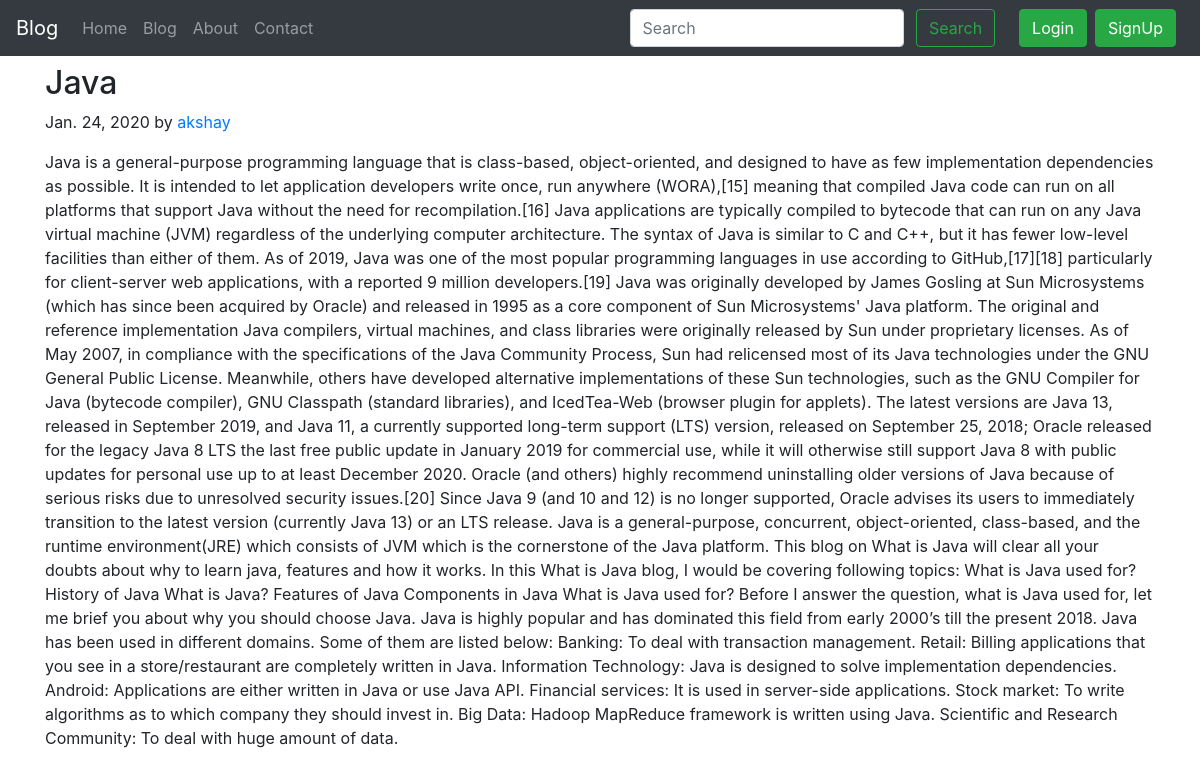
Screenshot of /blog/ash with the database file from the repository.
### blog/models.py (models this page shows)
class Post(models.Model):
    sno=models.AutoField(primary_key=True)
    title=models.CharField(max_length=255,default='')
    author=models.CharField(max_length=255,default='')
    content=models.TextField(max_length=10000)
    slug=models.CharField(max_length=255,default='')
    timestamp =models.DateField(blank=True)
    def __str__(self):
        return self.title + "by" + self.author

### blog/views.py (the view)
# urls.py: path('<str:slug>', views.blogPost,name='blogpost'),
def blogPost(request,slug):
    post=Post.objects.filter(slug=slug).first()
    print(post)
    context={'post':post}
    return render(request, 'blog/blogPost.html',context)

### templates/blog/blogPost.html (shortened to what this page needs)
{% extends 'base.html' %}
{% block body %}
<div class="container my-2">
        <h2 class="blog-post-title">{{post.title}}</h2>
        <p class="blog-post-meta">{{post.timestamp}} by <a href="/about">{{post.author}}</a></p>
        <p>{{post.content}}</p>
</div>
{% endblock body %}

### rows the page displays
Post: title "Java", timestamp "Jan. 24, 2020", author "akshay", content "Java is a general-purpose programming language that is class-based, object-oriented, and designed to have as few implementation dependencies as possible. It is intended to let application developers write once, run anywhere (WORA),[15] meaning that compiled Java code can run on all platforms that support Java without the need for recompilation.[16] Java applications are typically compiled to bytecode that can run on any Java virtual machine (JVM) regardless of the underlying computer architecture. The syntax of Java is similar to C and C++, but it has fewer low-level facilities than either of them. As of 2019, Java was one of the most popular programming languages in use according to…"
